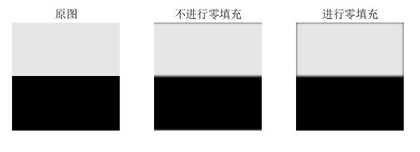
%> input picture 数字图像处理/ass2-pics/1.jpg, 420 x 152 px, shrunk from 698 x 252 before the run
$ octave --eval "result = Histogram_equalization(imread('../../ass2-pics/1.jpg'));"   (GNU Octave 9; MATLAB toolbox functions it lacks are replaced by stand-ins)
%> lines starting %> are read from the running program, lines starting %| are printed output that depends on the picture; in (x1, y1, x2, y2) boxes, pixels count from 0 and x2, y2 are one past the last pixel; in counts of white or black regions, pixels touching at a corner belong together; the program's own positions count from 1
### 数字图像处理/assignment1/Histogram_equalization.m
% [129 lines left out: function Histogram_equalization, not called in this run]

### 数字图像处理/assignment1/code/Histogram_equalization.m
function [output] = Histogram_equalization(input_image)
%first test the image is a RGB or gray image
if numel(size(input_image)) == 3
    %this is a RGB image
    %here is just one method, if you have other ways to do the
    %equalization, you can change the following code
    % solution 1
    r=input_image(:,:,1);
    v=input_image(:,:,2);
    b=input_image(:,:,3);
    r1 = hist_equal(r);
%> in hist_equal, `data = imhist(input_channel);`: data = 256 values, max 23826 at index 256, min 0 at index 11, mean 249.4
%> after the loop in hist_equal, `for i=2:length`: data = 256 values from 15056 to 63840
%> after the loop in hist_equal, `for i = 1:r`:
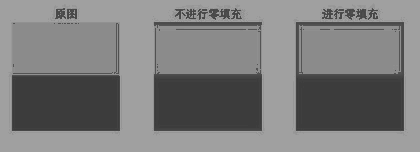
%> output2: size 152x420 uint8; min 60, max 160, mean 123.1
    v1 = hist_equal(v);
    b1 = hist_equal(b);
    output = cat(3,r1,v1,b1);
    figure, imshow(output)
    %solution 2,先转化为hsi，对i作均衡化处理后转回rgb
    output = hist_equal_HSI(input_image);
%> in rgb2hsi, `x = 2 * r - g - b;`: x: size 152x420 double; every value is 0
%> in rgb2hsi, `zero = find(y == 0);`: zero = 63840 values from 1 to 63840
%> in rgb2hsi, `y(zero) = eps;`: y: size 152x420 double; every value is 2.22e-16
%> in rgb2hsi, `w = acos(x./y);`: w: size 152x420 double; every value is 1.57
%> in rgb2hsi, `change = find(b > g);`: change = []
%> in rgb2hsi, `zero = find(sum == 0);`: zero = 15056 values from 2054 to 61234
%> in rgb2hsi, `S = 1 - (3 * min(min(r, g), b) ./ sum);`:
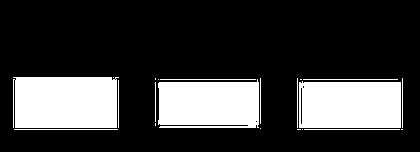
%> S: size 152x420 double; values 0 (black) and 1 (white), 23.6% white; 21 white regions (9 under 20 px), largest, box (x1, y1, x2, y2) and area: (13, 77, 119, 128) 5245, (299, 81, 401, 128) 4653, (158, 79, 259, 128) 4516
%> in rgb2hsi, `zero = find(S == 0);`: zero = 48784 values from 1 to 63840
%> in rgb2hsi, `zero = find(I == (eps/3));`: zero = 15056 values from 2054 to 61234
%> in hist_equal_HSI, `output3 = cat(3,H,S,I_new);`:
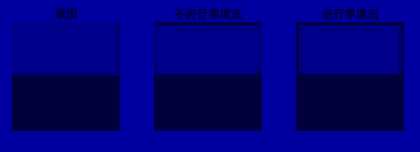
%> output3: size 152x420x3 double; mean R, G, B 0, 0, 123.1
%> after the loop in hsi2rgb, `for i = 1:r`:
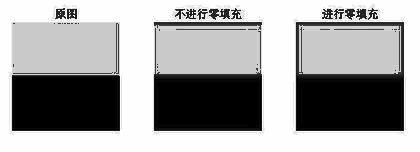
%> G: size 152x420 double; min 120, max 320, mean 246.1; drawn with min black and max white
%> in hsi2rgb, `G=uint8(G);`:
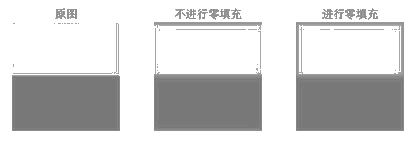
%> G: size 152x420 uint8; min 120, max 255, mean 213
%> in hsi2rgb, `rgb = cat(3,R,G,B);`:
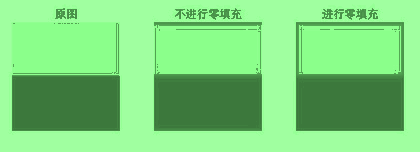
%> rgb: size 152x420x3 uint8; mean R, G, B 123.1, 213, 123.1
    figure, imshow(output)
    %solution 3,先转化为hsv，对v作均衡化处理后转回rgb
    output = hist_equal_HSV(input_image);
%> in hist_equal_HSV, `HSI = rgb2hsv(input_channel);`: HSI: size 152x420x3 double; mean H, S, V 0, 0, 0.691
%> in hist_equal_HSV, `output4 = cat(3,H,S,V_new);`: output4: size 152x420x3 double; mean H, S, V 0, 0, 0.483
else
    %this is a gray image
    [output] = hist_equal(input_image);

end

     % [102 lines left out: functions hist_equal, hist_equal_HSI, hist_equal_HSV, not called in this run]
end

$ run again, on 数字图像处理/ass2-pics/10.jpg
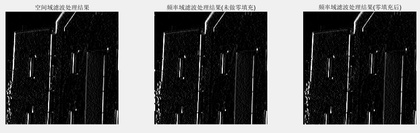
%> input picture 数字图像处理/ass2-pics/10.jpg, 420 x 133 px, shrunk from 1521 x 483 before the run
%> in hist_equal, `data = imhist(input_channel);`: data = 256 values, max 11105 at index 241, min 10 at index 90, mean 218.2
%> after the loop in hist_equal, `for i=2:length`: data = 256 values from 6588 to 55860
%> x: size 133x420 double; every value is 0
%> in rgb2hsi, `zero = find(y == 0);`: zero = 55860 values from 1 to 55860
%> y: size 133x420 double; every value is 2.22e-16
%> w: size 133x420 double; every value is 1.57
%> change = []
%> in rgb2hsi, `zero = find(sum == 0);`: zero = 6588 values from 811 to 55304
%> in rgb2hsi, `S = 1 - (3 * min(min(r, g), b) ./ sum);`:
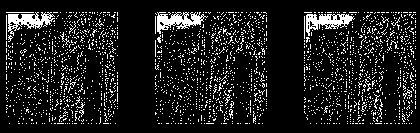
%> S: size 133x420 double; values 0 (black) and 1 (white), 11.8% white in thin lines or dots, all inside (x1, y1, x2, y2) = (6, 12, 416, 124)
%> in rgb2hsi, `zero = find(S == 0);`: zero = 49272 values from 1 to 55860
%> in rgb2hsi, `zero = find(I == (eps/3));`: zero = 6588 values from 811 to 55304
%> in hsi2rgb, `rgb = cat(3,R,G,B);`:
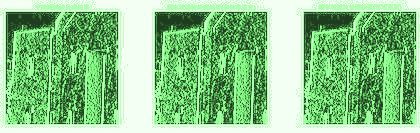
%> rgb: size 133x420x3 uint8; mean R, G, B 136.1, 198.2, 136.1
%> HSI: size 133x420x3 double; mean H, S, V 0, 0, 0.335
